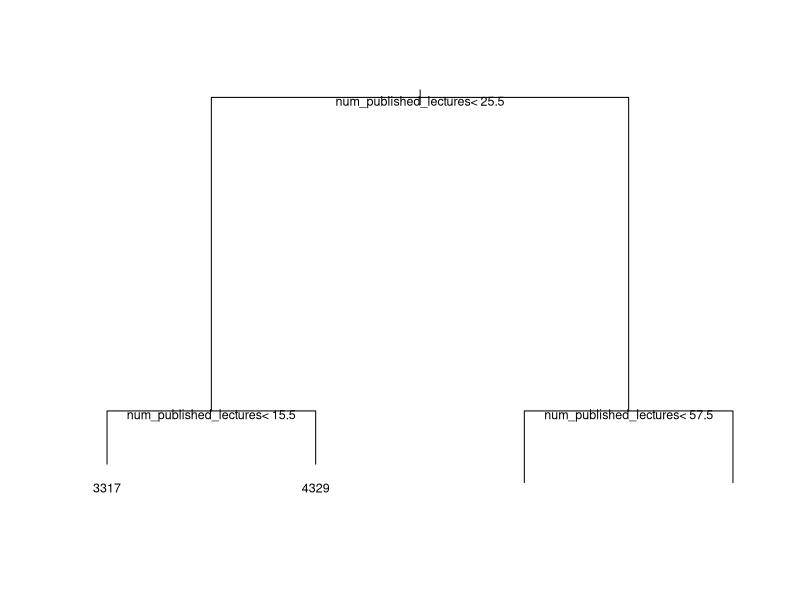
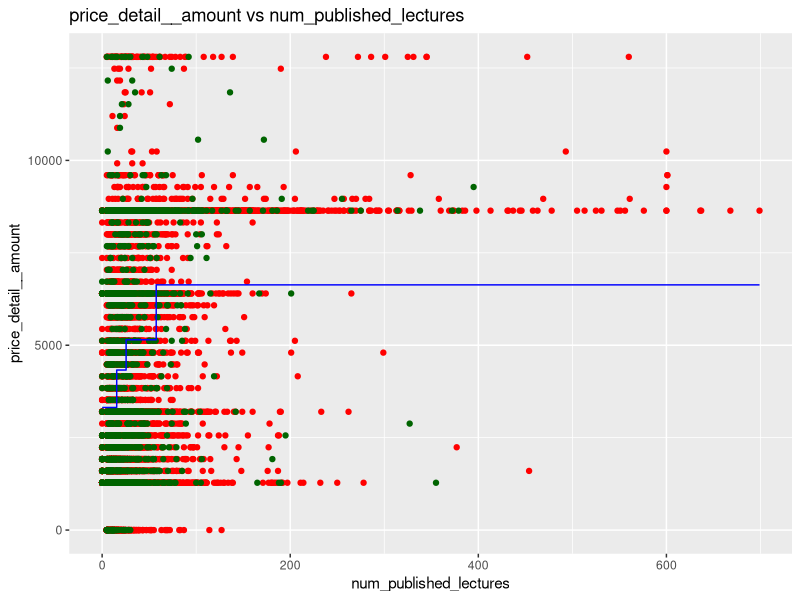
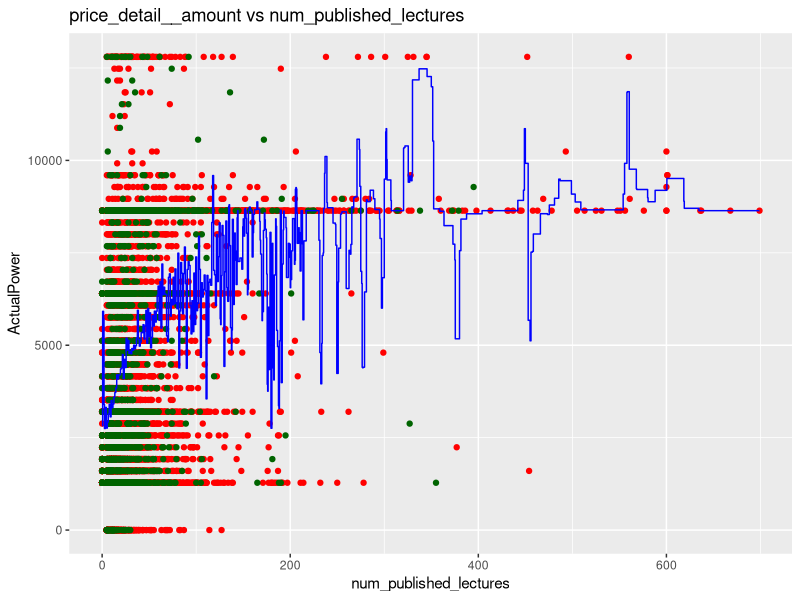

These figures' R source, in order:
## ---- chunk 1
knitr::opts_chunk$set(echo = TRUE)
## ---- chunk 2
info_train <- read.csv2("udemy_train.csv", header = TRUE, encoding = "UNICOD")
info_test <- read.csv2("udemy_test.csv", header = TRUE, encoding = "UNICOD")
## ---- chunk 3
# install.packages('rpart')
library(rpart)
dt <- rpart(price_detail__amount ~ num_published_lectures, info_train, control = rpart.control(minsplit = 50))
plot(dt)
text(dt, pos = 1, cex = .75, col = 1, font = 1)
## ---- chunk 4
p_dt <- predict(dt, info_test)

train_mse_dt <- sum((info_train$price_detail__amount-predict(dt, info_train))^2) /length(info_train$price_detail__amount)
test_mse_dt <- sum((info_test$price_detail__amount-p_dt)^2)/length(p_dt)

train_mse_dt
test_mse_dt
## ---- chunk 5
library(ggplot2)
x_grid <- seq(min(info_train$num_published_lectures), max(info_train$num_published_lectures), 0.01)
ggplot() +
  geom_point(aes(info_train$num_published_lectures, info_train$price_detail__amount),colour = 'red') +
  geom_point(aes(info_test$num_published_lectures, info_test$price_detail__amount),colour = 'dark green') +
  geom_line(aes(x_grid, predict(dt, data.frame(num_published_lectures = x_grid))),colour = 'blue') +
  ggtitle('price_detail__amount vs num_published_lectures') +
  xlab('num_published_lectures') +
  ylab('price_detail__amount')
## ---- chunk 6
#install.packages('randomForest')
library(randomForest)
set.seed(1234)
rf = randomForest(x = info_train['num_published_lectures'],
                         y = info_train$price_detail__amount,
                         ntree = 15)
## ---- chunk 7
p_rf <- predict(rf, info_test)

train_mse_rf <- sum((info_train$price_detail__amount-predict(rf, info_train))^2)/length(info_train$price_detail__amount)
test_mse_rf <- sum((info_test$price_detail__amount-p_rf)^2)/length(p_rf)

train_mse_rf
test_mse_rf
## ---- chunk 8
ggplot() +
  geom_point(aes(info_train$num_published_lectures, info_train$price_detail__amount),colour = 'red') +
  geom_point(aes(info_test$num_published_lectures, info_test$price_detail__amount),colour = 'dark green') +
  geom_line(aes(x_grid, predict(rf, data.frame(num_published_lectures = x_grid))),colour = 'blue') +
  ggtitle('price_detail__amount vs num_published_lectures') +
  xlab('num_published_lectures') +
  ylab('ActualPower')
## ---- chunk 9
fit <- read.csv2('Lab3_fit.csv', header = TRUE, encoding = 'UNICOD')
fit$p_dt <- p_dt
fit$p_rf <- p_rf
head(fit)
write.csv2(fit[-1], file = "Lab4_fit.csv")
